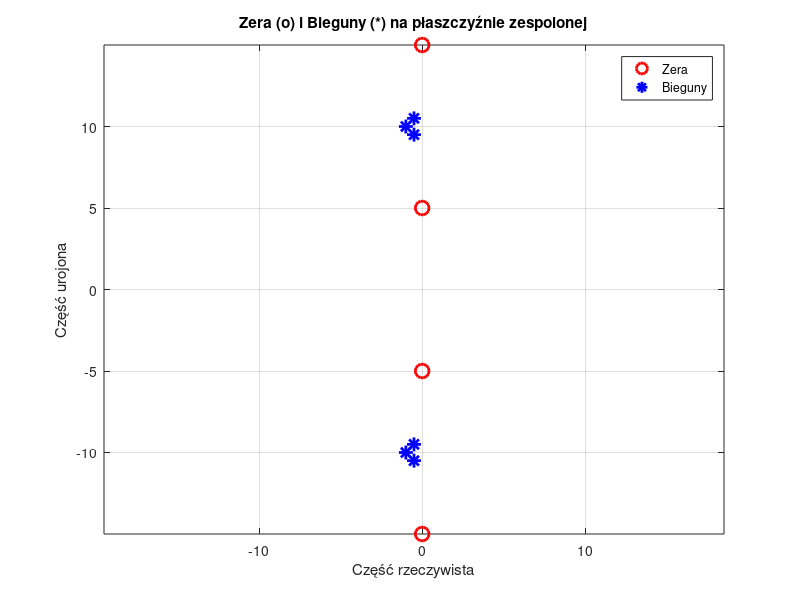
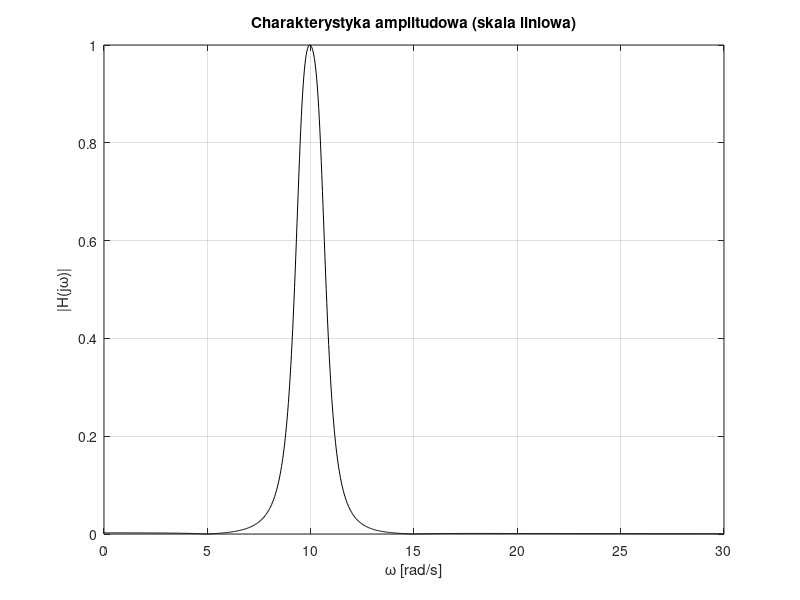
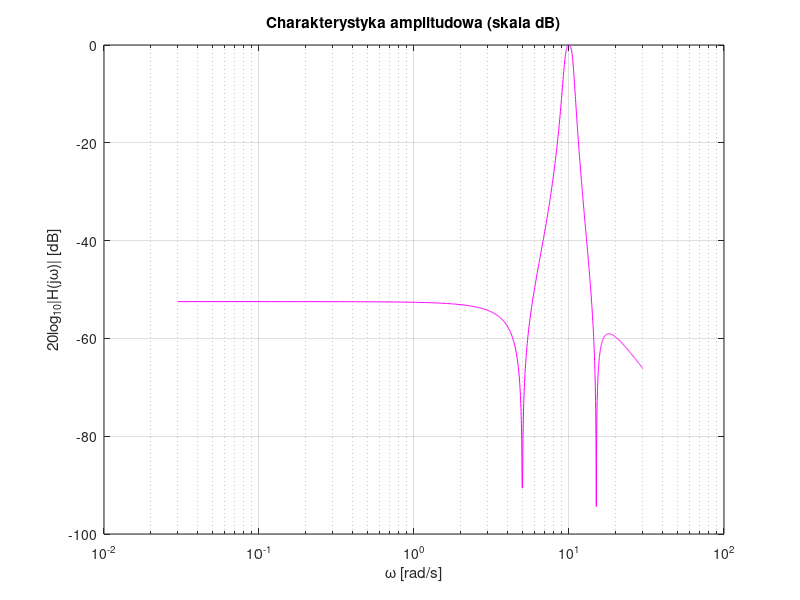
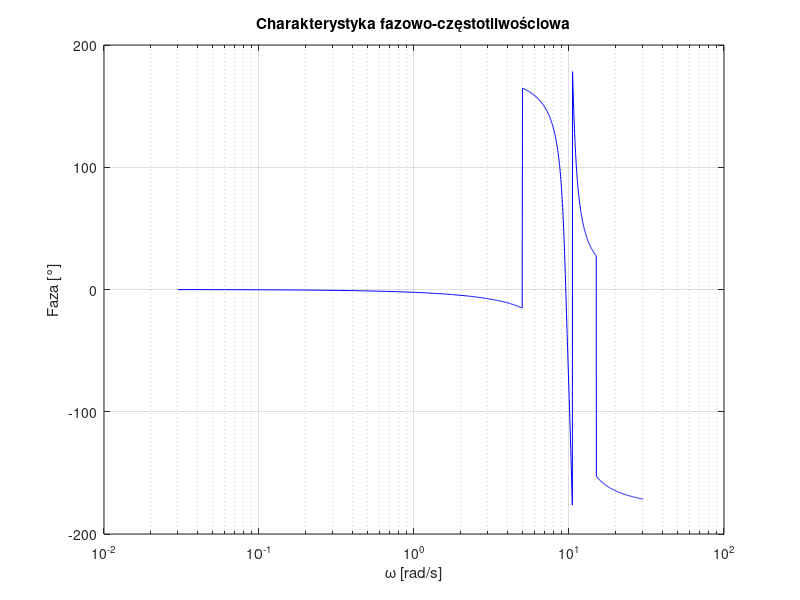

The MATLAB script that drew these images, in order:
clc; close all; clear;

%% Zera i bieguny
z = [1j*5, -1j*5, 1j*15, -1j*15]; % zera: ±j5, ±j15
p = [-0.5+1j*9.5, -0.5-1j*9.5, ...
     -1+1j*10, -1-1j*10, ...
     -0.5+1j*10.5, -0.5-1j*10.5]; % bieguny

% Licznik i mianownik transmitancji
b = poly(z);
a = poly(p);

% Zakres częstotliwości
omega = linspace(0, 30, 1000); % od 0.1 do 100 rad/s
s = 1j * omega;

% Obliczenie transmitancji H(jω)
H = polyval(b, s) ./ polyval(a, s);
amplitude = abs(H);
phase = angle(H);
amplitude_dB = 20 * log10(amplitude);

% Normalizacja: wzmocnienie max = 1
[max_gain, idx_max] = max(amplitude);
b = b / max_gain;
H = polyval(b, s) ./ polyval(a, s);
amplitude = abs(H);
amplitude_dB = 20 * log10(amplitude);
phase = angle(H) * 180 / pi;

%% 1. Zera i bieguny
figure;
plot(real(z), imag(z), 'ro', 'MarkerSize', 10, 'LineWidth', 2); hold on;
plot(real(p), imag(p), 'b*', 'MarkerSize', 10, 'LineWidth', 2);
xlabel('Część rzeczywista');
ylabel('Część urojona');
title('Zera (o) i Bieguny (*) na płaszczyźnie zespolonej');
grid on;
axis equal;
legend('Zera', 'Bieguny');

%% 2. Charakterystyka amplitudowa - linia
figure;
plot(omega, amplitude, 'k');
xlabel('\omega [rad/s]');
ylabel('|H(j\omega)|');
title('Charakterystyka amplitudowa (skala liniowa)');
grid on;

%% 3. Charakterystyka amplitudowa - decybelowa
figure;
semilogx(omega, amplitude_dB, 'm');
xlabel('\omega [rad/s]');
ylabel('20log_{10}|H(j\omega)| [dB]');
title('Charakterystyka amplitudowa (skala dB)');
grid on;

%% 4. Charakterystyka fazowa
figure;
semilogx(omega, phase, 'b');
xlabel('\omega [rad/s]');
ylabel('Faza [°]');
title('Charakterystyka fazowo-częstotliwościowa');
grid on;

%% 5. Analiza tłumienia
[min_amp, idx_min] = min(amplitude);
fprintf('Maksymalne wzmocnienie (po normalizacji): %.3f przy ω = %.2f rad/s\n', ...
        max(amplitude), omega(idx_max));
fprintf('Minimalne tłumienie: %.2f dB przy ω = %.2f rad/s\n', ...
        amplitude_dB(idx_min), omega(idx_min));